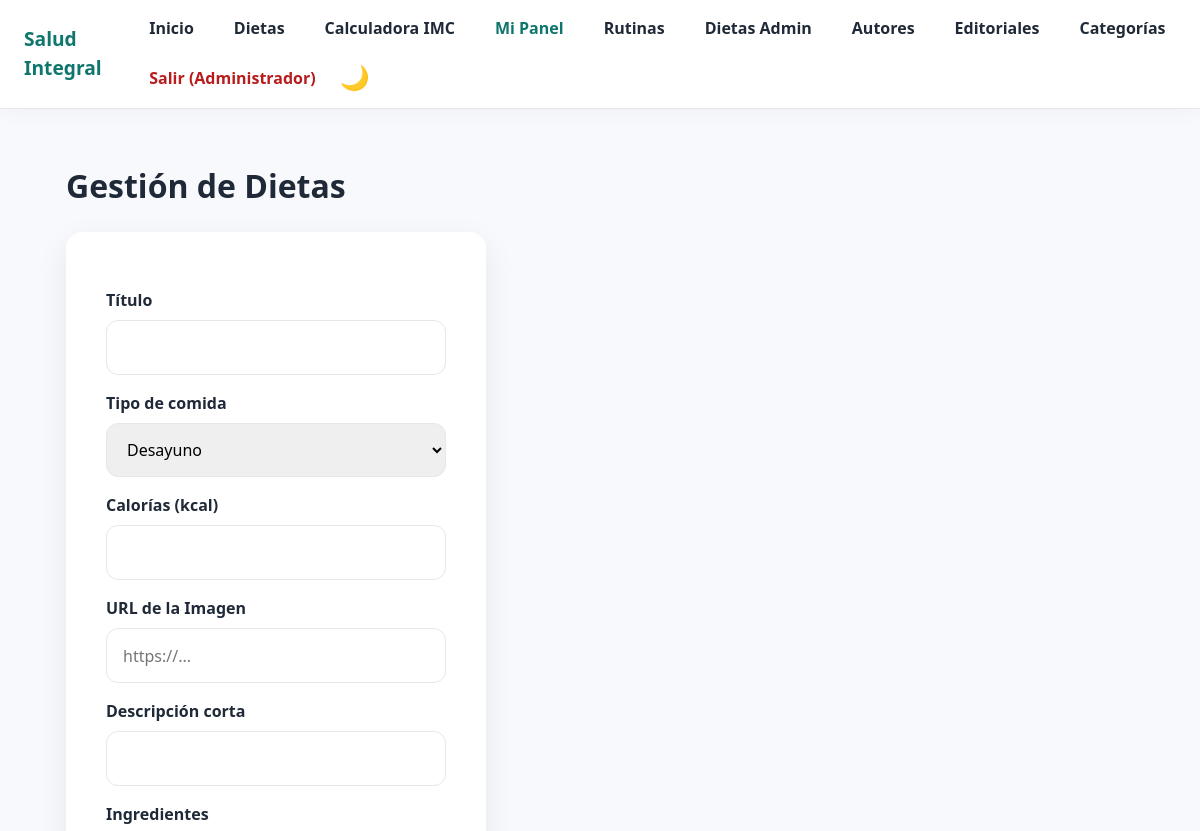
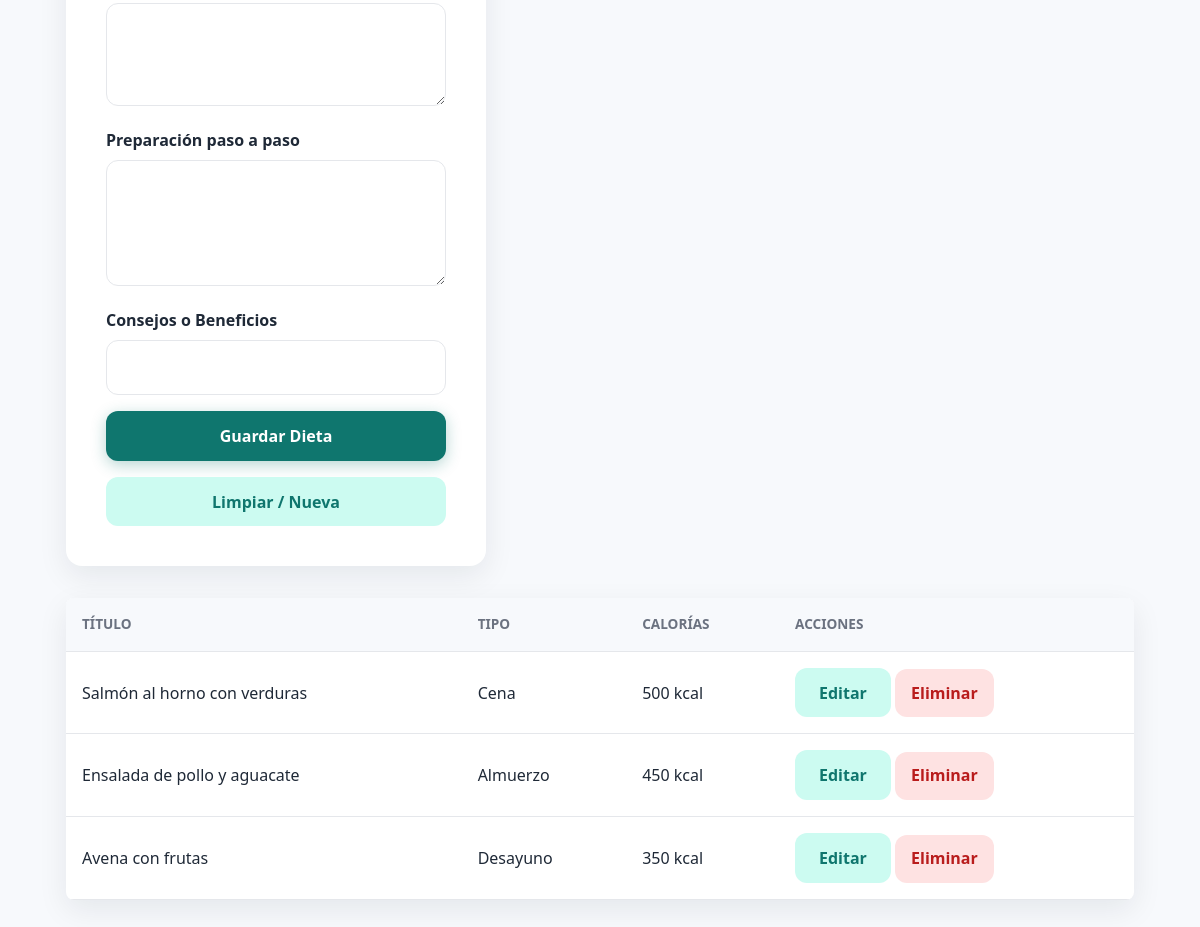
Page /modulos/dietas_admin.php (signed in) on the committed database (2 pictures, top to bottom).
### tables this page shows
CREATE TABLE dietas (
    id INT AUTO_INCREMENT PRIMARY KEY,
    titulo VARCHAR(150) NOT NULL,
    tipo ENUM('Desayuno', 'Almuerzo', 'Cena', 'Snack') NOT NULL,
    calorias INT,
    descripcion TEXT,
    imagen_url VARCHAR(255)
);

### modulos/dietas_admin.php (the view, shortened to what this page needs)
<?php
require_once '../config/conexion.php';
$dietas = $pdo->query('SELECT * FROM dietas ORDER BY id DESC')->fetchAll();
?>
<!DOCTYPE html>
<html lang="es">
<head>
<link rel="stylesheet" href="../Assets/CSS/estilos.css">
</head>
<body>
<?php include '../includes/cabecera.php'; ?>
<main class="dashboard">
  <h1>Gestión de Dietas</h1>
  <form method="POST" action="dietas_admin.php" class="auth-card" style="max-width:100%; margin-bottom: 2rem;">
    <label>Título</label>
    <input type="text" name="titulo" id="form_titulo" required maxlength="150">
    <label>Tipo de comida</label>
    <select name="tipo" id="form_tipo" required>
      <option value="Desayuno">Desayuno</option>
    </select>
    <label>Calorías (kcal)</label>
    <input type="number" name="calorias" id="form_calorias" min="1" required>
    <label>URL de la Imagen</label>
    <input type="url" name="imagen_url" id="form_imagen" placeholder="https://...">
    <label>Descripción corta</label>
    <input type="text" name="descripcion" id="form_desc">
    <label>Ingredientes</label>
    <textarea name="ingredientes" id="form_ingredientes" rows="3" style="width:100%; padding:.9rem 1rem; border:1px solid var(--borde); border-radius:12px; font:inherit;"></textarea>
    <label>Preparación paso a paso</label>
    <textarea name="preparacion" id="form_preparacion" rows="4" style="width:100%; padding:.9rem 1rem; border:1px solid var(--borde); border-radius:12px; font:inherit;"></textarea>
    <label>Consejos o Beneficios</label>
    <input type="text" name="consejos" id="form_consejos">
    <button type="submit" class="btn-primario" style="margin-top:1rem; width: 100%;">Guardar Dieta</button>
    <button type="button" class="btn-secundario" style="margin-top:1rem; width: 100%;" onclick="document.getElementById('form_id').value='0'; this.form.reset();">Limpiar / Nueva</button>
  </form>
  <table class="tabla" style="width: 100%; border-collapse: collapse; background: #fff; border-radius: 8px; overflow: hidden; box-shadow: var(--sombra);">
    <thead style="background: var(--fondo); text-align: left;">
      <tr>
        <th style="padding: 1rem;">Título</th>
        <th style="padding: 1rem;">Tipo</th>
        <th style="padding: 1rem;">Calorías</th>
        <th style="padding: 1rem;">Acciones</th>
      </tr>
    </thead>
    <tbody>
      <?php foreach ($dietas as $d): ?>
      <tr style="border-bottom: 1px solid var(--borde);">
        <td style="padding: 1rem;"><?= htmlspecialchars($d['titulo']) ?></td>
        <td style="padding: 1rem;"><?= htmlspecialchars($d['tipo']) ?></td>
        <td style="padding: 1rem;"><?= htmlspecialchars($d['calorias']) ?> kcal</td>
        <td style="padding: 1rem;">
          <button type="button" class="btn-secundario" onclick="editarDieta(
            <?= $d['id'] ?>,
            '<?= addslashes($d['titulo']) ?>',
            '<?= $d['tipo'] ?>',
            <?= $d['calorias'] ?>,
            '<?= addslashes($d['imagen_url'] ?? '') ?>',
            '<?= addslashes($d['descripcion'] ?? '') ?>',
            '<?= addslashes($d['ingredientes'] ?? '') ?>',
            '<?= addslashes($d['preparacion'] ?? '') ?>',
            '<?= addslashes($d['consejos'] ?? '') ?>'
          )">Editar</button>
          <a href="dietas_admin.php?eliminar=<?= $d['id'] ?>" class="btn-secundario" style="text-decoration:none; background:#fee2e2; color:#b91c1c; padding: 0.7rem 1rem;" onclick="return confirm('¿Eliminar esta dieta?')">Eliminar</a>
        </td>
      </tr>
      <?php endforeach; ?>
    </tbody>
  </table>
</main>
</body>
</html>

### includes/cabecera.php (shortened to what this page needs)
<?php
$u = $_SESSION['usuario'] ?? null;
$en_modulos = (strpos($_SERVER['PHP_SELF'], '/modulos/') !== false);
$base = $en_modulos ? '../' : '';
?>
<header class="cabecera">
  <div style="display: flex; align-items: center; gap: 1rem;">
    <a class="logo" href="<?= $base ?>index.php">Salud Integral</a>
  </div>
  <nav style="display: flex; align-items: center; gap: 1.5rem;">
    <a href="<?= $base ?>index.php">Inicio</a>
    <?php if ($u): ?>
      <a href="<?= $base ?>dietas.php">Dietas</a>
      <a href="<?= $base ?>calculadora.php">Calculadora IMC</a>
      <?php if ($u['rol'] === 'admin'): ?>
        <a href="<?= $base ?>dashboard.php" style="color: var(--primario); font-weight: bold;">Mi Panel</a>
        <a href="<?= $base ?>modulos/rutinas.php">Rutinas</a>
        <a href="<?= $base ?>modulos/dietas_admin.php">Dietas Admin</a>
        <a href="<?= $base ?>modulos/crud.php?entidad=autores">Autores</a>
        <a href="<?= $base ?>modulos/crud.php?entidad=editoriales">Editoriales</a>
        <a href="<?= $base ?>modulos/crud.php?entidad=categorias">Categorías</a>
      <?php else: ?>
        <a href="<?= $base ?>lector_dashboard.php" style="color: var(--primario); font-weight: bold;">Mi Panel</a>
      <?php endif; ?>
      <a href="<?= $base ?>logout.php" style="color: #b91c1c; font-weight: bold;">Salir (<?= htmlspecialchars($u['nombre']) ?>)</a>
    <?php endif; ?>
    <button id="btnModoOscuro" style="background: none; border: none; font-size: 1.5rem; cursor: pointer; padding: 0;" title="Cambiar Modo">🌙</button>
  </nav>
</header>

### Assets/CSS/estilos.css (style rules this page uses)
:root { --fondo: #f7f9fc; --superficie: #ffffff; --texto: #1f2937; --suave: #6b7280; --primario: #0f766e; --primario-claro: #ccfbf1; --borde: #e5e7eb; --radio: 16px; --sombra: 0 10px 30px rgba(15, 23, 42, 0.08); }
* { box-sizing: border-box; }
body { margin: 0; font-family: system-ui, -apple-system, "Segoe UI", Roboto, sans-serif; background: var(--fondo); color: var(--texto); line-height: 1.5; }
.auth-card { width: min(420px, 100%); background: var(--superficie); padding: 2rem; border-radius: var(--radio); box-shadow: var(--sombra); }
label { display: block; margin: 1rem 0 .35rem; font-weight: 600; }
input { width: 100%; padding: .85rem 1rem; border: 1px solid var(--borde); border-radius: 12px; font: inherit; }
.btn-primario, .btn-secundario { border: 0; border-radius: 12px; padding: .9rem 1.2rem; font: inherit; font-weight: 700; cursor: pointer; min-height: 48px; }
.btn-primario { background: var(--primario); color: #fff; }
.btn-secundario { background: var(--primario-claro); color: var(--primario); }
.dashboard { max-width: 1100px; margin: 0 auto; padding: 2rem 1.25rem 3rem; }
.cabecera { display: flex; justify-content: space-between; align-items: center; padding: 1rem 1.5rem; background: var(--superficie); border-bottom: 1px solid var(--borde); }
.cabecera nav a { margin-left: 1rem; color: var(--primario); text-decoration: none; font-weight: 600; }
.logo { font-weight: 800; color: var(--primario); text-decoration: none; }
.tabla { width: 100%; border-collapse: collapse; margin-top: 1.5rem; background: #fff; border-radius: var(--radio); overflow: hidden; }
.tabla th, .tabla td { padding: .75rem 1rem; text-align: left; border-bottom: 1px solid var(--borde); }
.tabla th { background: var(--fondo); font-size: .85rem; text-transform: uppercase; color: var(--suave); }
:root { --fondo: #f7f9fc; --superficie: #ffffff; --texto: #1f2937; --suave: #6b7280; --primario: #0f766e; --primario-claro: #ccfbf1; --borde: #e5e7eb; --radio: 16px; --sombra: 0 10px 30px rgba(15, 23, 42, 0.08); --sombra-hover: 0 20px 40px rgba(15, 118, 110, 0.15); }
body { margin: 0; font-family: system-ui, -apple-system, "Segoe UI", Roboto, sans-serif; background: var(--fondo); color: var(--texto); line-height: 1.5; overflow-x: hidden; }
.cabecera { display: flex; justify-content: space-between; align-items: center; padding: 1rem 1.5rem; background: rgba(255, 255, 255, 0.95); backdrop-filter: blur(10px); border-bottom: 1px solid var(--borde); position: sticky; top: 0; z-index: 100; box-shadow: 0 4px 20px rgba(0,0,0,0.03); }
.cabecera nav a { margin-left: 1.25rem; color: var(--texto); text-decoration: none; font-weight: 600; transition: color 0.3s, transform 0.3s; display: inline-block; }
.logo { font-weight: 800; color: var(--primario); text-decoration: none; font-size: 1.2rem; }
.btn-primario, .btn-secundario { border: 0; border-radius: 12px; padding: .9rem 1.5rem; font: inherit; font-weight: 700; cursor: pointer; min-height: 48px; transition: all 0.3s cubic-bezier(0.4, 0, 0.2, 1); display: inline-flex; align-items: center; justify-content: center; text-decoration: none; }
.btn-primario { background: var(--primario); color: #fff; box-shadow: 0 4px 15px rgba(15, 118, 110, 0.3); }
.dashboard { max-width: 1200px; margin: 0 auto; padding: 2rem 1.5rem 4rem; }
.auth-card { width: min(420px, 100%); background: var(--superficie); padding: 2.5rem; border-radius: var(--radio); box-shadow: var(--sombra); animation: fadeInUp 0.5s ease; }
label { display: block; margin: 1rem 0 .5rem; font-weight: 600; }
input, select { width: 100%; padding: .9rem 1rem; border: 1px solid var(--borde); border-radius: 12px; font: inherit; transition: border 0.3s; }
body { margin: 0; font-family: system-ui, sans-serif; background: var(--fondo); color: var(--texto); line-height: 1.5; }
.dashboard { max-width: 1100px; margin: 0 auto; padding: 2rem 1rem 4rem; }
.cabecera { display: flex; justify-content: space-between; align-items: center; padding: 1rem 1.5rem; background: #fff; border-bottom: 1px solid var(--borde); position: sticky; top: 0; z-index: 100; }
.cabecera nav a { margin-left: 1rem; color: var(--texto); text-decoration: none; font-weight: 600; }
.btn-primario, .btn-secundario { border: 0; border-radius: 12px; padding: .8rem 1.5rem; font-weight: 700; cursor: pointer; transition: 0.3s; display: inline-block; }
.cabecera nav { display: flex; align-items: center; flex-wrap: wrap; gap: 10px; }

### rows in the picture
dietas: titulo "Salmón al horno con verduras", tipo "Cena", calorias "500"
dietas: titulo "Ensalada de pollo y aguacate", tipo "Almuerzo", calorias "450"
dietas: titulo "Avena con frutas", tipo "Desayuno", calorias "350"

### other values in the picture
$u['nombre'] "Administrador"
